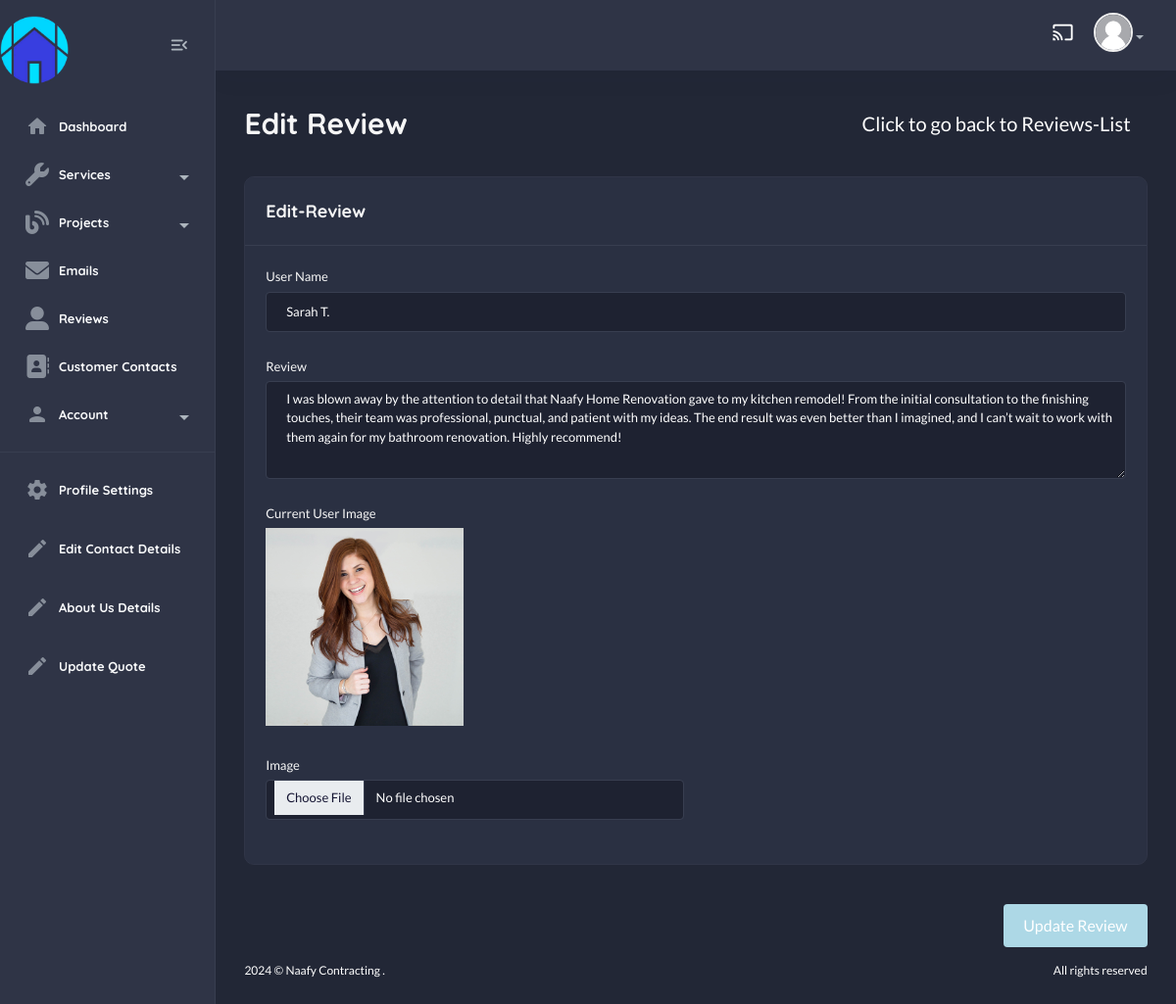
The page /useradmin/edit-review/2/ on the database its author committed.
### contact/models.py (models this page shows, shortened)
class Reviews(models.Model):
    user_name = models.CharField(unique=True, max_length=250)
    review = models.TextField()
    user_image = models.ImageField(upload_to="reviews/", null=True, blank=True)
    class Meta:
        verbose_name_plural = "Reviews"

### useradmin/views.py (the view)
# urls.py: path("edit-review/<int:id>/", views.edit_review, name="edit-review"),
def edit_review(request, id):
    review = get_object_or_404(Reviews, id=id)
    if request.method == "POST":
        form = ReviewsForm(request.POST, request.FILES, instance=review)
        if form.is_valid():
            form.save()
            messages.success(request, "Review Updated Successfully!")
            return redirect("useradmin:reviews-list")
        else:
            messages.error(request, "Failed! Please Try Again")
    else:
        form = ReviewsForm(instance=review)
    return render(request, "useradmin/edit-review.html", {"form": form, "review":review})

### useradmin/forms.py
class ReviewsForm(forms.ModelForm):
    user_name = forms.CharField(
        widget=forms.TextInput(attrs={"class": "form-control", "placeholder": "Enter User Name"}),
        min_length=3,  # Minimum length validation
        max_length=50,  # Maximum length validation
        error_messages={
            'required': 'User Name is required',
            'min_length': 'User Name must be at least 3 characters long',
            'max_length': 'User Name cannot exceed 50 characters',
        }
    )
    review = forms.CharField(
        widget=forms.Textarea(attrs={"class": "form-control", "placeholder": "Enter Review"}),
        min_length=10,  # Minimum length validation
        error_messages={
            'required': 'Review is required',
            'min_length': 'Review must be at least 10 characters long',
        }
    )
    user_image = forms.ImageField(
        widget=forms.FileInput(attrs={"class": "form-control"}),
        required=False,
        error_messages={
            'invalid': 'Please upload a valid image file (JPEG, PNG)',
        }
    )
    class Meta:
        model = Reviews
        fields = "__all__"

### home/context_processors.py (called while the page is built)
def default(request):
    contact_details = ContactDetails.objects.first()
    return {
        "contact_details" : contact_details,
    }

### templates/useradmin/edit-review.html (shortened to what this page needs)
{% extends "useradmin/base.html" %}
    {% load static %}
        {% block content %}
            <section class="content-main">
                <form method="POST" enctype="multipart/form-data">
                    <div class="row">
                        <div class="col-12">
                            <div class="content-header">
                                <h2 class="content-title">Edit Review</h2>
                                <a href="{% url "useradmin:reviews-list" %}" class="btn btn-lg">Click to go back to Reviews-List</a>
                            </div>
                        </div>
                        <div class="col-lg-12">
                            <div class="card mb-4">
                                <div class="card-header">
                                    <h4>Edit-Review</h4>
                                </div>
                                <div class="card-body">
                                    <div class="mb-4">
                                        <label for="product_name" class="form-label">User Name</label>
                                        {{form.user_name}}
                                    </div>
                                    <div class="mb-4">
                                        <label class="form-label">Review</label>
                                        {{form.review}}
                                    </div>
                                    <div class="row">
                                        <div class="mb-4">
                                            <label class="form-label">Current User Image</label>
                                            <div class="row">
                                                    <div class="col-3">
                                                        {% if review.user_image %}
                                                            <img src="{{ review.user_image.url }}" alt="Project Image" class="img-fluid">
                                                        {% else %}
                                                            <img src="https://encrypted-tbn0.gstatic.com/images?q=tbn:ANd9GcTJ3Sz275KZaTeZyS-thzhD6U9VIkfO8c-WPA&s" alt="Default User Image">
                                                        {% endif %}
                                                    </div>
                                            </div>
                                        </div>
                                        <div class="col-lg-6">
                                            <div class="mb-4">
                                                <label class="form-label">Image</label>
                                                {{form.user_image}}
                                            </div>
                                        </div>
                                    </div>
                                </div>
                            </div>
                            <div class="text-end">
                                <button class="btn button-hover-effect mt-3 rounded" type="submit">Update Review</button>
                            </div>
                        </div>
                    </div>
                </form>
            </section>
{% endblock %}

### static/assets1/css/main.css (style rules this page uses)
html, body, div, span, applet, object, iframe, h1, h2, h3, h4, h5, h6, p, blockquote, pre, a, abbr, acronym, address, big, cite, code, del, dfn, em, img, ins, kbd, q, s, samp, small, strike, strong, sub, sup, tt, var, b, u, i, center, dl, dt, dd, ol, ul, li, fieldset, form, label, legend, table, caption, tbody, tfoot, thead, tr, th, td, article, aside, canvas, details, embed, figure, figcaption, footer, header, hgroup, menu, nav, output, ruby, section, summary, time, mark, audio, video { margin: 0; padding: 0; border: 0; font-size: 100%; font: inherit; vertical-align: baseline; }
article, aside, details, figcaption, figure, footer, header, hgroup, menu, nav, section { display: block; }
body { line-height: 1; }
img { max-width: 100%; }
::placeholder { color: #838383; }
a { color: #add8e6; }
body { font-family: "Lato", sans-serif; font-size: 14px; font-style: normal; font-weight: 400; line-height: 1.5; color: #4f5d77; }
h1, h2, h3, h4, h5, h6 { font-family: "Quicksand", sans-serif; color: #495057; font-weight: 800; line-height: 1.5; }
h2 { font-size: 30px; }
h4 { font-size: 18px; }
a, button { text-decoration: none; cursor: pointer; }
.btn { display: -webkit-inline-box; display: -ms-inline-flexbox; display: inline-flex; -webkit-box-align: center; -ms-flex-align: center; align-items: center; -ms-flex-line-pack: center; align-content: center; }
.rounded { border-radius: 4px !important; }
.form-control, .form-select { background-color: #f4f5f9; border: 2px solid #f4f5f9; font-size: 13px; -webkit-box-shadow: none; box-shadow: none; padding-left: 20px; color: #4f5d77; width: 100%; border-radius: 4px; height: 41px; }
.form-label { font-size: 13px; }
textarea.form-control { min-height: 100px; border-radius: 4px; }
.card { margin-bottom: 24px; -webkit-box-shadow: none; box-shadow: none; border: 1px solid #eee; border-radius: 10px; -webkit-transition-duration: 0.3s; transition-duration: 0.3s; overflow: hidden; }
body { position: relative; min-height: 100vh; overflow-x: hidden; }
.main-wrap .content-main { min-height: calc(100vh - 110px); }
.content-main { padding: 30px 3%; margin-left: auto; margin-right: auto; background-color: #f8f9fa; }
.content-header { display: -webkit-box; display: -ms-flexbox; display: flex; -webkit-box-align: center; -ms-flex-align: center; align-items: center; -webkit-box-pack: justify; -ms-flex-pack: justify; justify-content: space-between; margin-bottom: 30px; }
.content-header .content-title { margin-bottom: 0; }
body.dark { background-color: #222736; color: #fff; }
body.dark .content-main { background-color: #222736; color: #f6f6f6; }
body.dark h1, body.dark h2, body.dark h3, body.dark h4, body.dark h5, body.dark h6 { color: #f6f6f6; }
body.dark .card, body.dark .card-header { background-color: #2a3042; }
body.dark .card { border: 1px solid #303547; }
body.dark .card-header { border-color: #383e50; }
body.dark .form-control, body.dark .form-select { background-color: #1e2231; border-color: #383e50; color: #fff; }
body.dark .btn { color: white; }
body.dark .form-control, body.dark .form-select { border: 1px solid #383e50; }

### static/css/custom.css (style rules this page uses)
.button-hover-effect { background-color: #ADD8E6; border: none; color: white; padding: 10px 20px; font-size: 16px; cursor: pointer; transition: background-color 0.4s ease-in-out, transform 0.3s ease; position: relative; overflow: hidden; }
.button-hover-effect::before { content: ''; position: absolute; top: 0; left: -100%; width: 100%; height: 100%; background-color: #6F9ACB; transition: left 0.4s ease; z-index: -1; }

### rows shown on the page
Reviews: user_name "Sarah T.", review "I was blown away by the attention to detail that Naafy Home Renovation gave to my kitchen remodel! From the initial consultation to the finishing touches, their team was professional, punctual, and patient with my ideas. The end result was even better than I imagined, and I can’t wait to work with them again for my bathroom renovation. Highly recommend!", user_image (picture)
